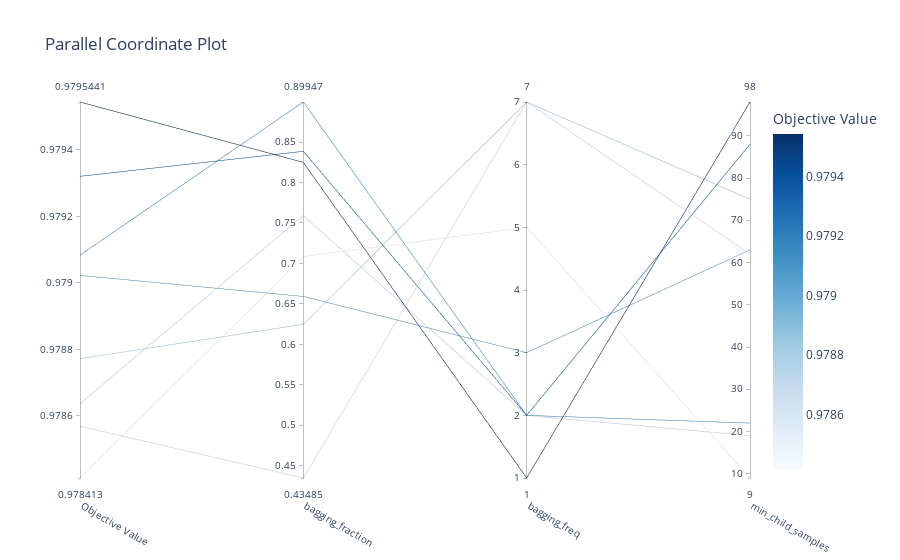

Here is the notebook cell this chart was saved with:
### Code cell
plot_parallel_coordinate(study)

### Figure 1 — Plotly figure (JSON) as saved in the notebook; plotly's stock layout.template omitted (floating-point values rounded to 4 significant figures)
{"data": [{"dimensions": [{"label": "Objective Value", "range": [0.9784, 0.9795], "values": [0.9788, 0.9786, 0.9786, 0.9795, 0.9791, 0.979, 0.9784, 0.9793]}, {"label": "bagging_fraction", "range": [0.4349, 0.8995], "values": [0.6247, 0.7592, 0.4349, 0.8248, 0.8995, 0.6592, 0.7085, 0.8385]}, {"label": "bagging_freq", "range": [1, 7], "values": [7, 2, 7, 1, 2, 3, 5, 2]}, {"label": "min_child_samples", "range": [9, 98], "values": [75, 19, 62, 98, 22, 63, 9, 88]}], "labelangle": 30, "labelside": "bottom", "line": {"color": [0.9788, 0.9786, 0.9786, 0.9795, 0.9791, 0.979, 0.9784, 0.9793], "colorbar": {"title": {"text": "Objective Value"}}, "colorscale": [[0, "rgb(247,251,255)"], [0.125, "rgb(222,235,247)"], [0.25, "rgb(198,219,239)"], [0.375, "rgb(158,202,225)"], [0.5, "rgb(107,174,214)"], [0.625, "rgb(66,146,198)"], [0.75, "rgb(33,113,181)"], [0.875, "rgb(8,81,156)"], [1, "rgb(8,48,107)"]], "reversescale": false, "showscale": true}, "type": "parcoords"}], "layout": {"title": {"text": "Parallel Coordinate Plot"}}}
